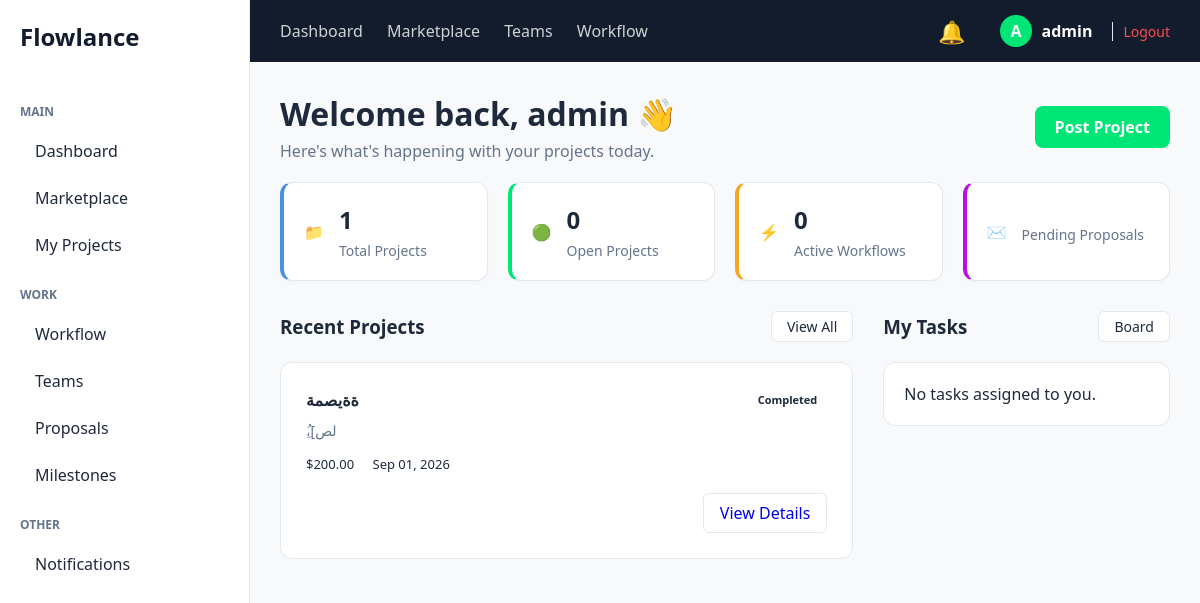
The page / (signed in) on the database as committed earlier.
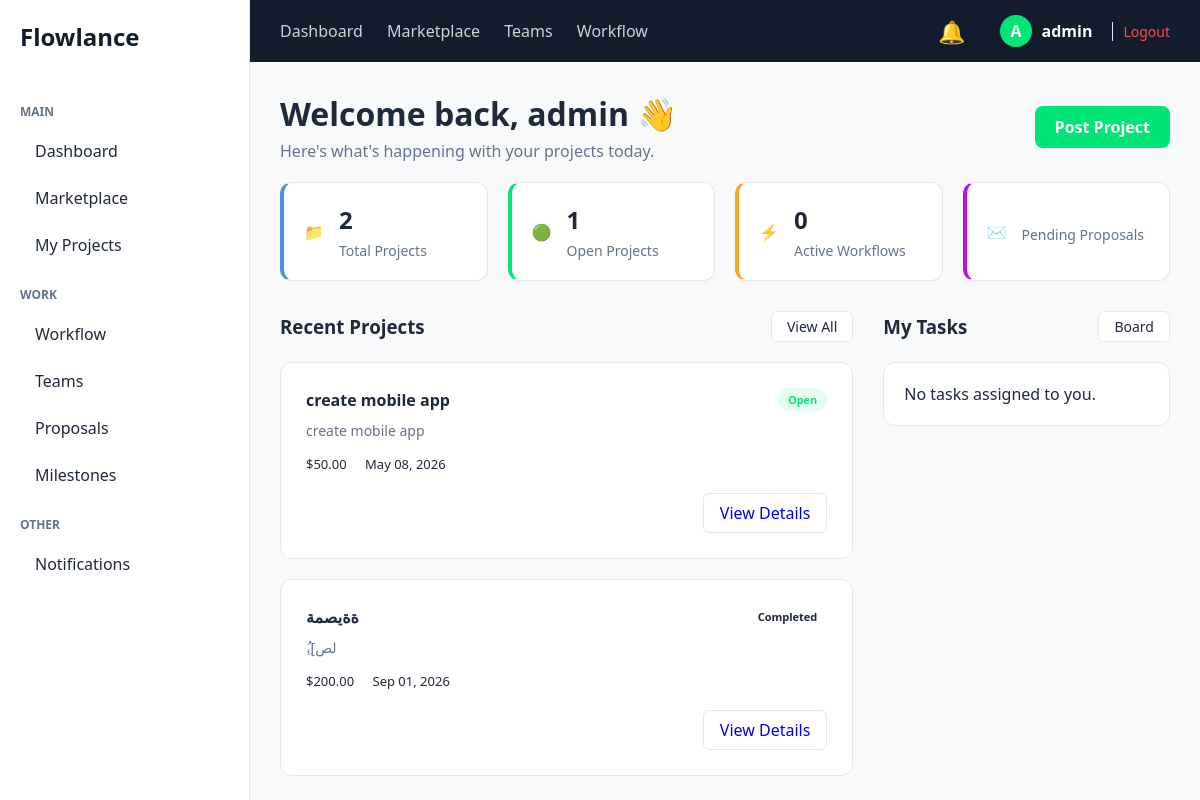
The same page on the database as committed later.
### apps/projects/models.py (models this page shows, shortened)
class Project(models.Model):
    STATUS_CHOICES = (
        ('OPEN', 'Open'),
        ('IN_PROGRESS', 'In Progress'),
        ('COMPLETED', 'Completed'),
    )
    client = models.ForeignKey(settings.AUTH_USER_MODEL, on_delete=models.CASCADE, related_name='projects')
    title = models.CharField(max_length=255)
    description = models.TextField()
    budget = models.DecimalField(max_digits=10, decimal_places=2)
    deadline = models.DateField()
    status = models.CharField(max_length=20, choices=STATUS_CHOICES, default='OPEN')
    skills_required = TaggableManager()
    created_at = models.DateTimeField(auto_now_add=True)
    updated_at = models.DateTimeField(auto_now=True)

### apps/projects/views.py (the view)
# urls.py: path('', views.dashboard_view, name='dashboard'),
@login_required(login_url='users:login')
def dashboard_view(request):
    stats = get_dashboard_stats(request.user)
    recent_projects = get_recent_projects(request.user)
    user_tasks = get_user_tasks(request.user)
    return render(request, 'projects/dashboard.html', {
        'username': request.user.username,
        'total_projects': stats['total_projects'],
        'open_projects': stats['open_projects'],
        'active_workflows': stats['active_workflows'],
        'avg_rating': stats.get('avg_rating', 0),
        'recent_projects': recent_projects,
        'user_tasks': user_tasks,
    })

### apps/projects/context_processors.py (called while the page is built)
def notifications_processor(request):
    user = request.user if request.user.is_authenticated else User.objects.first()
    if user:
        unread_count = Notification.objects.filter(user=user, is_read=False).count()
        return {'unread_notifications_count': unread_count}
    return {'unread_notifications_count': 0}

### apps/projects/services.py (called while the page is built)
def get_dashboard_stats(user):
    total_projects = Project.objects.filter(client=user).count()
    open_projects = Project.objects.filter(client=user, status='OPEN').count()
    active_workflows = Project.objects.filter(client=user, status='IN_PROGRESS').count()
    avg_rating = Review.objects.filter(reviewee=user).aggregate(Avg('rating'))['rating__avg'] or 0
    return {
        'total_projects': total_projects,
        'open_projects': open_projects,
        'active_workflows': active_workflows,
        'avg_rating': round(avg_rating, 1),
    }

def get_user_tasks(user):
    return Task.objects.filter(assignee=user)[:5]

### templates/projects/dashboard.html (shortened to what this page needs)
{% extends 'base.html' %}
{% block content %}
<div class="dashboard-header" style="display: flex; justify-content: space-between; align-items: center;">
    <div>
        <h1>Welcome back, {{ username }} 👋</h1>
        <p style="color: var(--text-muted); margin-top: 5px;">Here's what's happening with your projects today.</p>
    </div>
    <a href="{% url 'projects:create_project' %}" style="background-color: var(--primary-green); color: white; border: none; padding: 10px 20px; border-radius: 8px; font-weight: bold; cursor: pointer; text-decoration: none; display: inline-block;">
        Post Project
    </a>
</div>
<div class="stats-grid">
    <div class="stat-card" style="border-left: 4px solid #4a90e2;">
        <div class="icon">📁</div>
        <div>
            <h3>{{ total_projects }}</h3>
            <p>Total Projects</p>
        </div>
    </div>
    <div class="stat-card" style="border-left: 4px solid var(--primary-green);">
        <div class="icon">🟢</div>
        <div>
            <h3>{{ open_projects }}</h3>
            <p>Open Projects</p>
        </div>
    </div>
    <div class="stat-card" style="border-left: 4px solid #f5a623;">
        <div class="icon">⚡</div>
        <div>
            <h3>{{ active_workflows }}</h3>
            <p>Active Workflows</p>
        </div>
    </div>
    <div class="stat-card" style="border-left: 4px solid #bd10e0;">
        <div class="icon">✉️</div>
        <div>
            <p>Pending Proposals</p>
        </div>
    </div>
</div>
<div class="content-grid">
    <div class="projects-section">
        <div class="section-header">
            <h3>Recent Projects</h3>
            <a href="#" class="view-btn">View All</a>
        </div>
        {% for project in recent_projects %}
        <div class="project-card">
            <div class="project-header">
                <h4>{{ project.title }}</h4>
                <span class="status-badge status-{{ project.status|lower }}">{{ project.get_status_display }}</span>
            </div>
            <p class="project-desc">{{ project.description|truncatewords:15 }}</p>
            <div class="project-meta">
                <span>${{ project.budget }}</span>
                <span>{{ project.deadline|date:"M d, Y" }}</span>
            </div>
            <div class="project-actions">
                <a href="{% url 'projects:project_detail' project.id %}" class="btn-outline" style="text-decoration: none; display: inline-block;">View Details</a>
            </div>
        </div>
        {% empty %}
        <p>No recent projects found.</p>
        {% endfor %}
    </div>
    <div class="tasks-section">
        <div class="section-header">
            <h3>My Tasks</h3>
            <a href="#" class="view-btn">Board</a>
        </div>
        <div class="task-list">
            {% for task in user_tasks %}
            <div class="task-item">
                <div class="task-info">
                    <h4>{{ task.name }}</h4>
                    <p>{{ task.project.title }}</p>
                </div>
                <div style="display: flex; align-items: center; gap: 10px;">
                    <span class="status-badge task-{{ task.status|lower }}">{{ task.get_status_display }}</span>
                    {% if task.status == 'TO_DO' %}
                    <a href="{% url 'projects:update_task_status' task.id 'IN_PROGRESS' %}" class="btn-outline" style="padding: 4px 8px; font-size: 12px; text-decoration: none;">Start</a>
                    {% elif task.status == 'IN_PROGRESS' %}
                    <a href="{% url 'projects:update_task_status' task.id 'SUBMITTED' %}" class="btn-primary" style="padding: 4px 8px; font-size: 12px; text-decoration: none;">Submit</a>
                    {% endif %}
                </div>
            </div>
            {% empty %}
            <p>No tasks assigned to you.</p>
            {% endfor %}
        </div>
    </div>
</div>
{% endblock %}

Rows that differ between the two databases and show on the page:
added Project: title "create mobile app", status "Open", description "create mobile app", budget "50.00", deadline "May 08, 2026"
Other text that changed with them:
{{ total_projects }}: "1" → "2"
{{ open_projects }}: "0" → "1"
